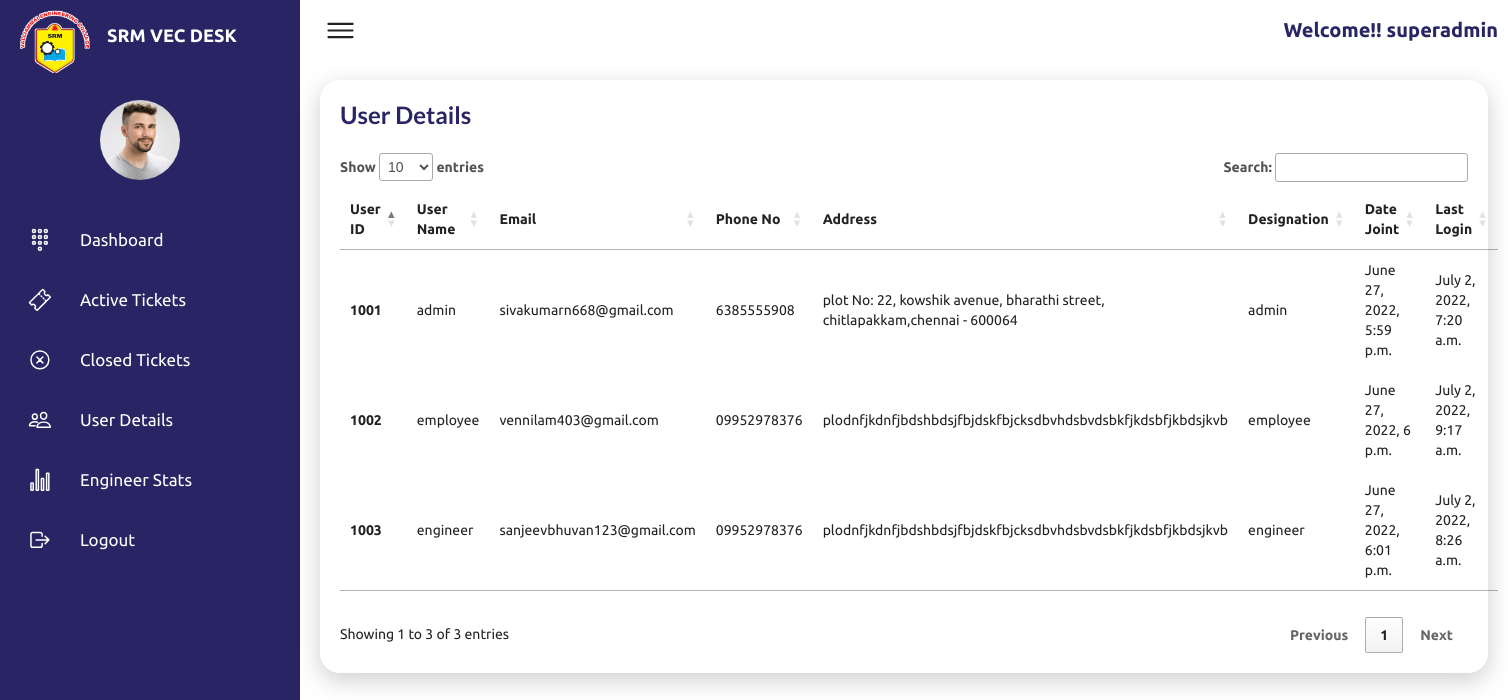
The page /empdetail/ (signed in) on the database its author committed.
### tickets/models.py (models this page shows)
class User(AbstractUser):
    userId = models.CharField(max_length=300)
    email = models.EmailField(max_length=5000, unique=True)
    mobNo = models.CharField(max_length=13)
    address = models.TextField(max_length=2000)
    designation = models.CharField(max_length=200)
    date_joined = models.DateTimeField(auto_now_add=True)
    last_login = models.DateTimeField(null=True)
    is_superadmin=models.BooleanField('is superadmin', default=False)
    is_admin=models.BooleanField('is admin', default=False)
    is_engineer=models.BooleanField('is engineer', default=False)
    is_employee=models.BooleanField('is employee', default=False)

### tickets/views.py (the view)
# urls.py: path('empdetail/', views.userdetail, name='user_detail'),
@login_required(login_url='login')
def userdetail(request):
    if request.user.is_authenticated:
        if request.user.is_authenticated:
            tickets=User.objects.all()
        return render(request, 'admin/userdetail.html',{"tickets":tickets})
    else:
        return render(request, 'login/login.html', {})

### templates/admin/userdetail.html (shortened to what this page needs)
{% extends 'adminbasic.html' %}
{% block content %}
<div class="active-details">
  <div class="recentOrders" data-aos="zoom-in">
      <div class="cardHeader">
          <h2>User Details</h2>
      </div>
      <table id="userTable" style="width: 100%;">
          <thead>
              <tr>
                  <td>User ID</td>
                  <td>User Name</td>
                  <td>Email</td>
                  <td>Phone No</td>
                  <td>Address</td>
                  <td>Designation</td>
                  <td>Date Joint</td>
                  <td>Last Login</td>
              </tr>
          </thead>
          <tbody>
            {% for statuse in tickets %}
            {% if statuse.designation != "superadmin" %}
              <tr>
                <th scope="row" style="padding:10px;"> {{ statuse.userId }} </th>
                <td> {{ statuse.username }} </td>
                <td> {{ statuse.email }} </td>
                <td> {{ statuse.mobNo }} </td>
                <td> {{ statuse.address }} </td>
                <td> {{ statuse.designation }} </td>
                <td> {{ statuse.date_joined }} </td>
                <td> {{ statuse.last_login }} </td>
              </tr>
              {% endif %}
  {% endfor %}
          </tbody>
      </table>
<link rel="stylesheet" href="https://cdn.datatables.net/1.10.19/css/jquery.dataTables.min.css">
  </div>
</div>
{% endblock %}

### templates/adminbasic.html (shortened to what this page needs)
{% load static %}
<!DOCTYPE html>
<html lang="en">
<head>
    <link rel="stylesheet" href="https://cdn.jsdelivr.net/npm/bootstrap@4.0.0/dist/css/bootstrap.min.css">
     <link rel="stylesheet" href="https://cdnjs.cloudflare.com/ajax/libs/font-awesome/4.7.0/css/font-awesome.min.css">
     <link rel="stylesheet" type='text/css' href="https://cdnjs.cloudflare.com/ajax/libs/semantic-ui/2.2.14/semantic.min.css">
     <link href="https://unpkg.com/aos@2.3.1/dist/aos.css" rel="stylesheet">
     <link rel="stylesheet" href="https://cdnjs.cloudflare.com/ajax/libs/Chart.js/2.8.0/Chart.min.css" />
<link href="{% static 'css/active-ticket.css' %}" rel="stylesheet">
<link href="{% static 'css/style.css' %}" rel="stylesheet">
    </head>
<body>
    <div class="desk-container">
        <div class="desk-navigation">
            <div class="logo-section">
                <span class="logo-icon">
                    <img src="{% static 'img/SRMVEClogo.png' %}" alt="">
                </span>
                <span class="logo-title">SRM VEC DESK</span>
            </div>
            <ul>
                <a data-toggle="modal" data-target="#userModal"><li>
                    <div class="user">
                        <img src="{% static 'imgs/customer01.jpg' %}" alt="">
                    </div>
                </li>
                </a>
                <li>
                    <a href="{% url 'admin' %}" >
                        <span class="icon">
                            <ion-icon name="keypad-outline"></ion-icon>
                        </span>
                        <span class="title">Dashboard</span>
                    </a>
                </li>
                <li>
                    <a href="{% url 'admintable' %}">
                        <span class="icon">
                            <ion-icon name="ticket-outline"></ion-icon>
                        </span>
                        <span class="title">Active Tickets</span>
                    </a>
                </li>
                <li>
                    <a href="{% url 'adminclosed' %}">
                        <span class="icon">
                            <ion-icon name="close-circle-outline"></ion-icon>
                        </span>
                        <span class="title">Closed Tickets</span>
                    </a>
                </li>
                <li>
                    <a href="{% url 'user_detail' %}">
                        <span class="icon">
                            <ion-icon name="people-outline"></ion-icon>
                        </span>
                        <span class="title">User Details</span>
                    </a>
                </li>
                <li>
                    <a href="{% url 'stats' %}">
                        <span class="icon">
                            <ion-icon name="stats-chart-outline"></ion-icon>
                        </span>
                        <span class="title">Engineer Stats</span>
                    </a>
                </li>
                <li>
                  <a href="#" data-toggle="modal" data-target="#logoutModal">
                      <span class="icon">
                          <ion-icon name="log-out-outline"></ion-icon>
                      </span>
                      <span class="title">Logout</span>
                  </a>
              </li>
            </ul>
        </div>
        <div class="main">
            <div class="topbar">
                <div class="toggle">
                    <ion-icon name="menu-outline"></ion-icon>
                </div>
                <div class="userName">
                    <p>Welcome!! {{ user.username }}</p>
                </div>
            </div>
            {% if user.is_authenticated %}
                                {% block content %}
                                {% endblock content %}
                            {% else %}
                            <p>login here : <a href="{% url 'login' %}"></a></p>
                        {% endif %}
        </div>
    </div>
</body>
</html>

### static/css/active-ticket.css (style rules this page uses)
* { font-family: "Ubuntu", sans-serif; margin: 0; padding: 0; box-sizing: border-box; }
:root { --blue: #292565; --blue1:#149ddd; --white: #fff; --gray: #f5f5f5; --black1: #222; --black2: #999; }
.active-details { position: relative; width: 100%; padding: 20px; display: grid; grid-template-columns: 100%; grid-gap: 30px; }
.active-details .recentOrders { position: relative; height: 100%; background: var(--white); padding: 20px; box-shadow: 0 7px 25px rgba(0, 0, 0, 0.2); border-radius: 20px; transition: .5s ease; }
.desk-navigation .logo-icon img { width: 80%; margin: 10px; align-items: flex-start; }
.active-details .cardHeader { display: flex; justify-content: space-between; align-items: flex-start; }
.cardHeader h2 { font-weight: 600; color: var(--blue); }
.active-details table { width: 100%; border-collapse: collapse; margin-top: 10px; }
.active-details table thead td { font-weight: 600; }
.active-details .recentOrders table tr { color: var(--black1); border-bottom: 1px solid rgba(0, 0, 0, 0.1); }
.active-details .recentOrders table tbody td { margin-left: 2px; }
.active-details .recentOrders table tr:last-child { border-bottom: none; }
.active-details .recentOrders table tr td { padding: 10px; text-align: left; }

### static/css/style.css (style rules this page uses)
* { font-family: "Ubuntu", sans-serif; margin: 0; padding: 0; box-sizing: border-box; }
:root { --blue: #292565; --blue1:#149ddd; --white: #fff; --gray: #f5f5f5; --black1: #222; --black2: #999; }
body { min-height: 100vh; overflow-x: hidden; }
.desk-container { position: relative; width: 100%; }
.desk-navigation { position: fixed; width: 300px; height: 100%; background: var(--blue); border-left: 10px solid var(--blue); transition: 0.5s; overflow: hidden; }
.desk-navigation ul { position: absolute; top: 0; left: 0; width: 100%; }
.desk-navigation ul li { position: relative; width: 100%; list-style: none; border-top-left-radius: 30px; border-bottom-left-radius: 30px; }
.desk-navigation ul li:nth-child(1) { margin-top: 100px; margin-bottom: 30px; pointer-events: none; }
.desk-navigation ul li a,button { position: relative; display: block; width: 100%; display: flex; text-decoration: none; color: var(--white); }
.desk-navigation ul li a .icon { position: relative; display: block; min-width: 60px; height: 60px; line-height: 75px; text-align: center; }
.desk-navigation ul li a .icon ion-icon { font-size: 1.70rem; }
.desk-navigation .logo-icon img { width: 80%; margin: 10px; align-items: flex-start; }
.desk-navigation ul li a .title { position: relative; display: block; padding: 0 10px; height: 60px; line-height: 60px; text-align: start; float: left; white-space: nowrap; font-size: 17px; margin-left: 0; }
.logo-section { display: grid; justify-content: left; grid-template-columns: 30% 70%; }
.logo-section .logo-title { margin-top: 25px; color: white; font-size: 18px; font-weight: 700; margin-left: 10px; }
.main { position: absolute; width: calc(100% - 300px); left: 300px; min-height: 100vh; background: var(--white); transition: 0.5s; }
.topbar { width: 100%; height: 60px; display: flex; justify-content: space-between; align-items: center; padding: 0 10px; }
.toggle { position: relative; width: 60px; height: 60px; display: flex; justify-content: center; align-items: center; font-size: 2.5rem; cursor: pointer; }
.user { position: relative; width: 80px; height: 80px; border-radius: 50%; overflow: hidden; cursor: pointer; margin-top: 90px; margin-left: 90px; }
.userName { color: var(--blue); font-size: 20px; font-weight: 900; }
.user img { display: block; position: absolute; top: 0; left: 0; width: 100%; height: 100%; }
.cardHeader h2 { font-weight: 600; color: var(--blue); }

### rows shown on the page
User: username "superadmin"
User: userId "1001", username "admin", email "sivakumarn668@gmail.com", mobNo "6385555908", address "plot No: 22, kowshik avenue, bharathi street, chitlapakkam,chennai - 600064", designation "admin", date_joined "June 27, 2022, 5:59 p.m.", last_login "July 2, 2022, 7:20 a.m."
User: userId "1002", username "employee", email "vennilam403@gmail.com", mobNo "09952978376", address "plodnfjkdnfjbdshbdsjfbjdskfbjcksdbvhdsbvdsbkfjkdsbfjkbdsjkvb", designation "employee", date_joined "June 27, 2022, 6 p.m.", last_login "July 2, 2022, 9:17 a.m."
User: userId "1003", username "engineer", email "sanjeevbhuvan123@gmail.com", mobNo "09952978376", address "plodnfjkdnfjbdshbdsjfbjdskfbjcksdbvhdsbvdsbkfjkdsbfjkbdsjkvb", designation "engineer", date_joined "June 27, 2022, 6:01 p.m.", last_login "July 2, 2022, 8:26 a.m."
